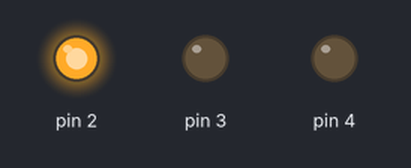
Bench run of a sketch on a simulated Arduino Uno, built with avr-gcc and run on an emulated ATmega328P. Parts: output pins drawn as LEDs (lit = HIGH).

Above: at 0.5 s.
At 3.5 s:
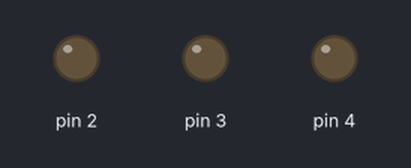
At 7.5 s:
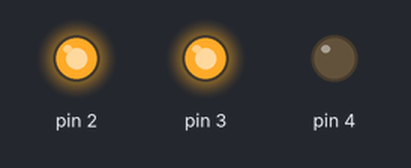
At 8.5 s:
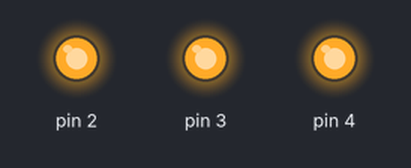
At 10.5 s:
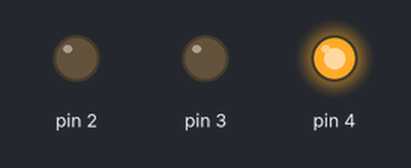
At 14.5 s:
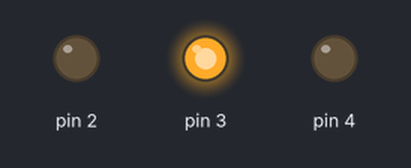
Timing chart, 0 to 15.6 s (numbered marks = the images above):
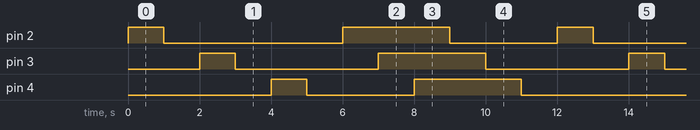

The sketch:

01_digitalWrite_LED.ino
```cpp
//digitalWrite(), pinMode(), delay()
//yes, no HIGH, LOW

void setup() {
  pinMode(4, OUTPUT);
  pinMode(3, OUTPUT);
  pinMode(2, OUTPUT);

}

void loop() {
  digitalWrite(2, HIGH);     delay(1000);
  digitalWrite(2, LOW);      delay(1000);
  digitalWrite(3, HIGH);     delay(1000);
  digitalWrite(3, LOW);      delay(1000);
  digitalWrite(4, HIGH);     delay(1000);
  digitalWrite(4, LOW);      delay(1000);
  digitalWrite(2, HIGH);     delay(1000);
  digitalWrite(3, HIGH);     delay(1000);
  digitalWrite(4, HIGH);     delay(1000);
  digitalWrite(2, LOW);      delay(1000);
  digitalWrite(3, LOW);      delay(1000);
  digitalWrite(4, LOW);      delay(1000);

}
```

Measured:
- by itself, pin 2: repeats every 12.0 s: LOW 5.0 s, HIGH 3.0 s, LOW 3.0 s, HIGH 1.0 s
- by itself, pin 3: repeats every 12.0 s: LOW 4.0 s, HIGH 3.0 s, LOW 4.0 s, HIGH 1.0 s
- by itself, pin 4: repeats every 12.0 s: LOW 3.0 s, HIGH 3.0 s, LOW 5.0 s, HIGH 1.0 s
